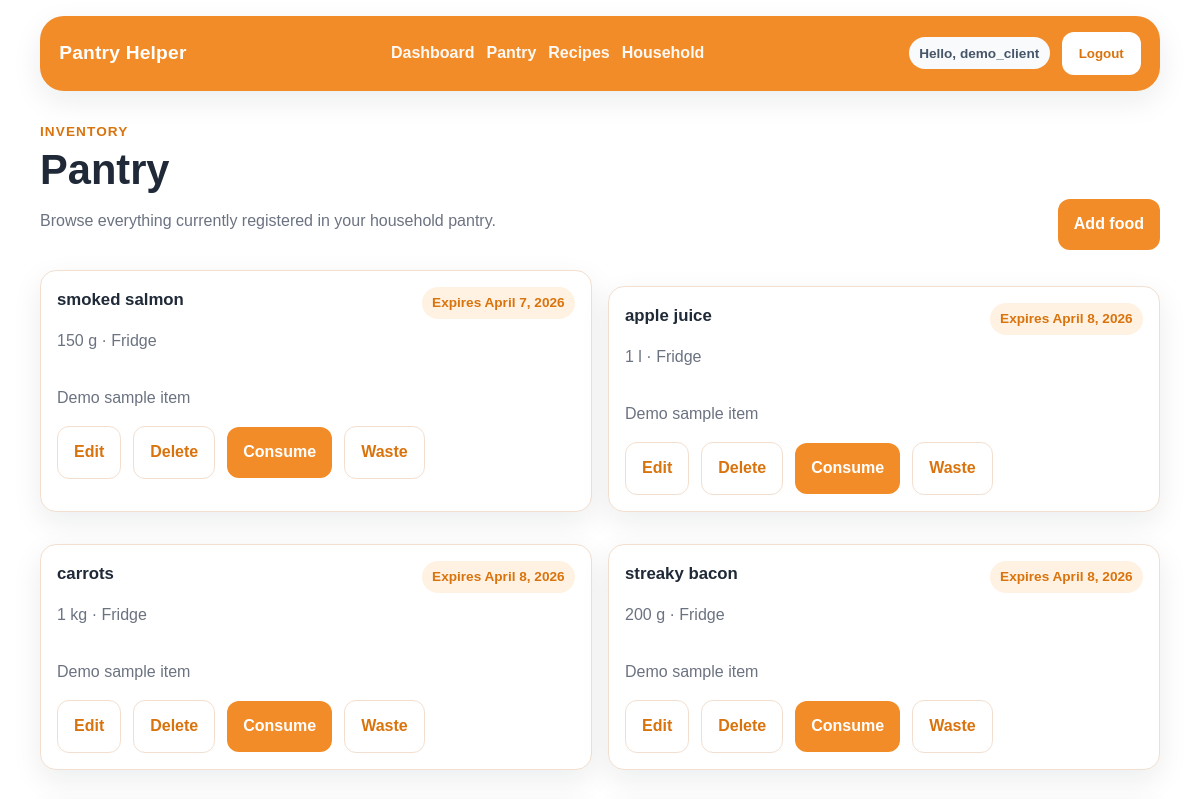
Page /foods/ (signed in, upper part) on the earlier database version.
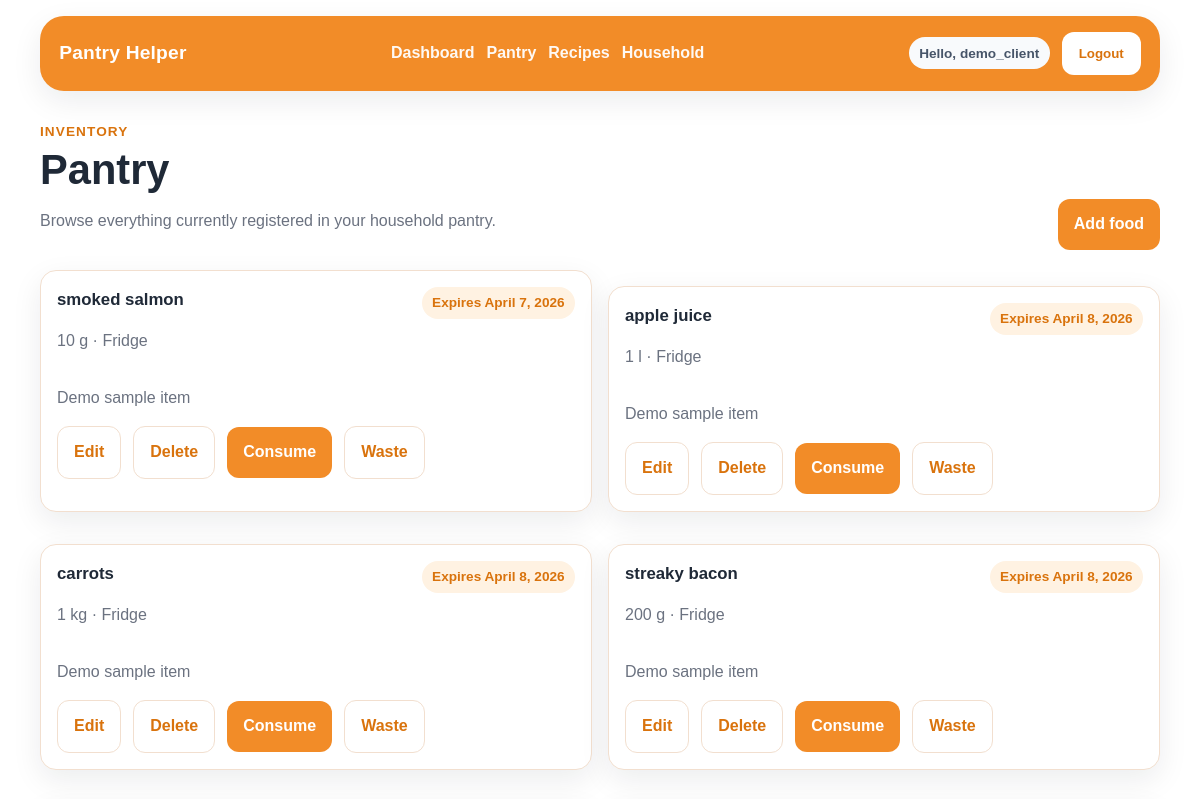
Same page on the later database version.
### app/models.py (models this page shows, shortened)
class Food(models.Model):
    LOCATION_CHOICES = [
        ('FRIDGE', 'Fridge'),
        ('FREEZER', 'Freezer'),
        ('PANTRY', 'Pantry'),
    ]
    household = models.ForeignKey(
        Household,
        on_delete=models.CASCADE,
        related_name='foods'
    )
    ingredient = models.ForeignKey(
        Ingredient,
        on_delete=models.CASCADE,
        related_name='foods'
    )
    quantity = models.IntegerField(default=0)
    unit = models.CharField(
        max_length=20,
        choices=Unit.choices,
        default=Unit.UNITS,
    )
    location = models.CharField(
        max_length=20,
        choices=LOCATION_CHOICES,
        default='PANTRY')
    expiry_date = models.DateField(null=True, blank=True)
    notes = models.TextField(blank=True)
    added_by = models.ForeignKey(
        User,
        on_delete=models.SET_NULL,
        null=True,
        blank=True,
        related_name='added_foods'
    )
    class Meta:
        ordering = ['expiry_date', 'ingredient__name']
        permissions = [
            ('mark_food_consumed', 'Can mark a food item as consumed'),
            ('mark_food_wasted', 'Can mark a food item as wasted'),
        ]

class Ingredient(models.Model):
    name = models.CharField(max_length=120)
    category = models.ForeignKey(
        Category,
        on_delete=models.SET_NULL,
        null=True,
        blank=True,
        related_name='ingredients'
    )
    class Meta:
        ordering = ['name']

### app/views.py (the view)
# urls.py: path('foods/', views.food_list, name='food_list'),
@login_required
@permission_required('app.view_food', raise_exception=True)
def food_list(request):
    membership = get_membership(request.user)
    if membership is None:
        return redirect('app:dashboard')
    role = get_user_role(request.user)
    foods = _ordered_foods_queryset(
        Food.objects.filter(
            household=membership.household,
            quantity__gte=1,
        ).select_related('ingredient')
    )
    tparams = {
        'foods': foods,
        'membership': membership,
        'role': role,
    }
    return render(request, 'app/food/foodlist.html', tparams)

### app/utils.py (called while the page is built)
def get_user_role(user):
    if not user.is_authenticated:
        return None
    group = user.groups.filter(name__in=ROLE_GROUPS).first()
    return group.name if group else None

def get_membership(user):
    return getattr(user, 'household_member', None)

### app/views.py (called while the page is built)
def _ordered_foods_queryset(queryset):
    return queryset.annotate(
        expiry_sort_bucket=Case(
            When(expiry_date__isnull=True, then=Value(1)),
            default=Value(0),
            output_field=IntegerField(),
        )
    ).order_by('expiry_sort_bucket', 'expiry_date', 'ingredient__name')

### app/templates/app/food/foodlist.html (shortened to what this page needs)
{% extends "base.html" %}
{% block content %}
<div class="page-header">
    <div>
        <span class="eyebrow">Inventory</span>
        <h1>Pantry</h1>
        <p class="page-subtitle">Browse everything currently registered in your household pantry.</p>
    </div>
    {% if perms.app.add_food %}
        <a href="{% url 'app:food_new' %}" class="btn">Add food</a>
    {% endif %}
</div>
{% if foods %}
    <div class="card-grid card-grid-2">
        {% for food in foods %}
            <article class="card item-card">
                <div class="item-card-head">
                    <div>
                        <h3>{{ food.ingredient.name }}</h3>
                        <p class="muted">{{ food.quantity }} {{ food.unit }} · {{ food.get_location_display }}</p>
                    </div>
                    {% if food.expiry_date %}
                        <span class="tag">Expires {{ food.expiry_date }}</span>
                    {% else %}
                        <span class="tag tag-muted">No expiry date</span>
                    {% endif %}
                </div>
                {% if food.notes %}
                    <p class="item-notes">{{ food.notes }}</p>
                {% endif %}
                <div class="page-actions">
                    {% if perms.app.change_food %}
                        <a href="{% url 'app:food_edit' food.pk %}" class="btn btn-secondary">Edit</a>
                    {% endif %}
                    {% if perms.app.delete_food %}
                        <a href="{% url 'app:food_delete' food.pk %}" class="btn btn-secondary">Delete</a>
                    {% endif %}
                    {% if perms.app.mark_food_consumed %}
                        <a href="{% url 'app:food_consume' food.pk %}" class="btn">Consume</a>
                    {% endif %}
                    {% if perms.app.mark_food_wasted %}
                        <a href="{% url 'app:food_waste' food.pk %}" class="btn btn-secondary">Waste</a>
                    {% endif %}
                </div>
            </article>
        {% endfor %}
    </div>
{% endif %}
{% endblock %}

Differences in the rows shown:
changed Food "April 7, 2026": quantity "150" → "10"
